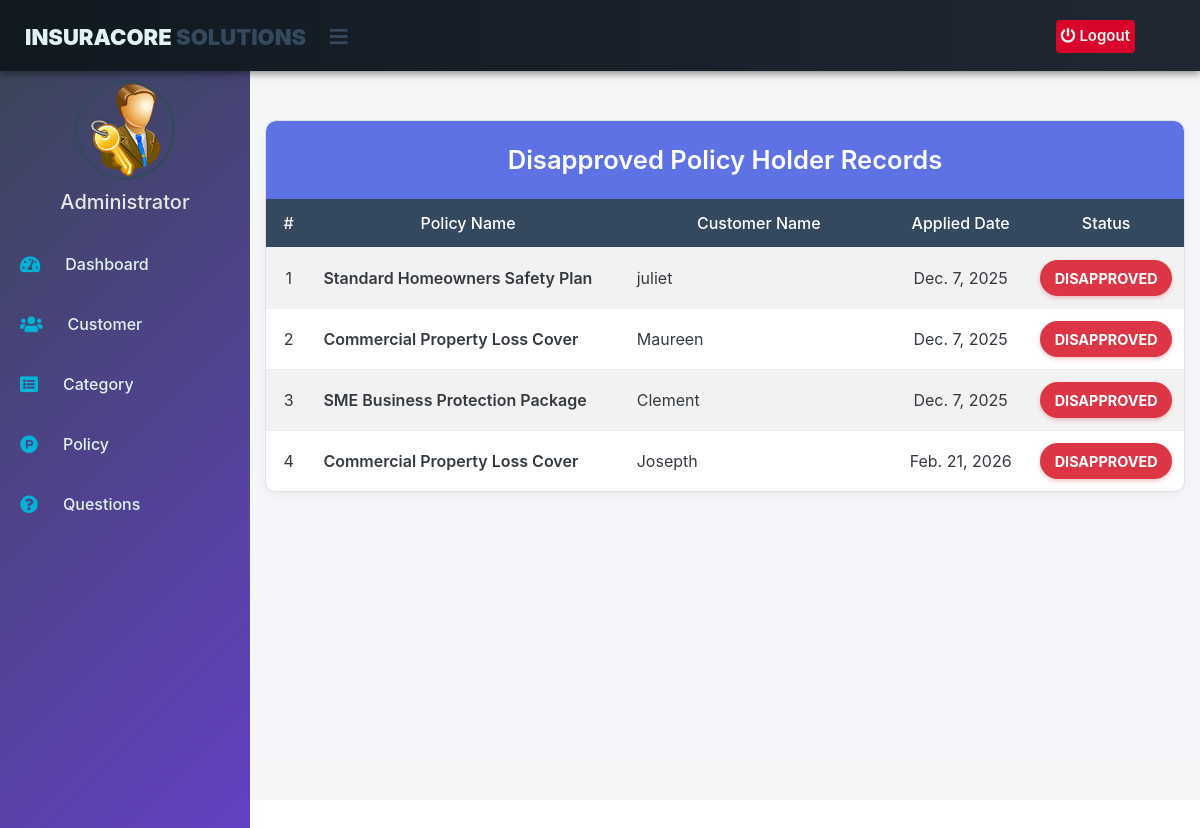
Page /admin-view-disapproved-policy-holder on the committed database.
### insurance/models.py (models this page shows, shortened)
class PolicyRecord(models.Model):
    customer = models.ForeignKey(Customer, on_delete=models.CASCADE)
    Policy = models.ForeignKey(Policy, on_delete=models.CASCADE)
    status = models.CharField(max_length=100, default='Pending')
    creation_date = models.DateField(auto_now=True)

class Policy(models.Model):
    category= models.ForeignKey('Category', on_delete=models.CASCADE)
    policy_name=models.CharField(max_length=200)
    sum_assurance=models.PositiveIntegerField()
    premium=models.PositiveIntegerField()
    tenure=models.PositiveIntegerField()
    creation_date =models.DateField(auto_now=True)
    def __str__(self):
        return self.policy_name

### customer/models.py (models this page shows, shortened)
class Customer(models.Model):
    user=models.OneToOneField(User,on_delete=models.CASCADE)
    profile_pic= models.ImageField(upload_to='profile_pic/Customer/',null=True,blank=True)
    address = models.CharField(max_length=40)
    mobile = models.CharField(max_length=20,null=False)
    def __str__(self):
        return self.user.first_name

### insurance/views.py (the view)
# urls.py: path('admin-view-disapproved-policy-holder', views.admin_view_disapproved_policy_holder_view,name='admin-view-disapproved-policy-holder'),
def admin_view_disapproved_policy_holder_view(request):
    policyrecords = models.PolicyRecord.objects.all().filter(status='Disapproved')
    return render(request,'insurance/admin_view_disapproved_policy_holder.html',{'policyrecords':policyrecords})

### templates/insurance/admin_view_disapproved_policy_holder.html (shortened to what this page needs)
{% extends 'insurance/adminbase.html' %}
{% block content %}
{%load static%}
<head>
  <link href="https://maxcdn.bootstrapcdn.com/bootstrap/4.4.1/css/bootstrap.min.css" rel="stylesheet">
  <link href="https://cdnjs.cloudflare.com/ajax/libs/font-awesome/5.15.4/css/all.min.css" rel="stylesheet">
</head>
<div class="container container-fluid-custom">
  <div class="view-card">
    <div class="card-header-custom text-center">
      Disapproved Policy Holder Records
    </div>
    <div class="table-responsive">
      <table class="table table-hover table-striped" id="dev-table">
        <thead>
          <tr>
            <th style="width: 5%;">#</th>
            <th style="width: 35%;">Policy Name</th>
            <th style="width: 30%;">Customer Name</th>
            <th style="width: 15%;">Applied Date</th>
            <th style="width: 15%;">Status</th>
          </tr>
        </thead>
        <tbody>
          {% for t in policyrecords %}
          <tr>
            <td class="text-center"> {{ forloop.counter }}</td>
            <td class="text-left-data policy-detail"> {{t.Policy}}</td>
            <td class="text-left-data customer-detail"> {{t.customer}}</td>
            <td class="text-center"> {{t.creation_date}}</td>
            <td class="text-center">
                <span class="status-badge">{{t.status}}</span>
            </td>
          </tr>
          {% endfor %}
        </tbody>
      </table>
    </div>
  </div>
</div>
<br><br><br><br><br><br>
{% endblock content %}

### templates/insurance/adminbase.html (style rules this page uses)
:root { --color-primary-blue: #0077b6; --color-primary-dark: #023e8a; --color-sidebar-bg: #1f2833; --color-header-bg: #101820; --color-text-light: #e0f2f1; --color-logout-red: #d90429; --color-logout-hover: #ef233c; --color-active-link: #00b4d8; }
body { margin: 0; padding: 0; font-family: "Gill Sans", sans-serif; }

### templates/insurance/admin_view_disapproved_policy_holder.html (style rules this page uses)
:root { --color-primary-blue: #34495e; --color-secondary-slate: #5e72e4; --color-status-red: #dc3545; --color-background-light: #f4f6f9; --color-card-shadow: rgba(0, 0, 0, 0.08); --color-text-dark: #343a40; }
.container-fluid-custom { padding: 40px 20px; background-color: var(--color-background-light); min-height: 80vh; }
.container { max-width: 1400px; padding: 0 15px; }
.view-card { background: #ffffff; border: 1px solid #e0e0e0; border-radius: 10px; box-shadow: 0 5px 15px -5px var(--color-card-shadow); overflow: hidden; }
.card-header-custom { background-color: var(--color-secondary-slate); color: #ffffff; padding: 20px 30px; font-weight: 600; font-size: 1.6rem; text-align: left; border-radius: 10px 10px 0 0; position: relative; }
.table { margin-bottom: 0; border-collapse: separate; border-spacing: 0; }
.table thead th { background-color: var(--color-primary-blue); color: #fff; font-weight: 500; vertical-align: middle; padding: 12px; text-align: center; border: none; }
.table tbody td { vertical-align: middle; padding: 12px; text-align: center; border-top: 1px solid #f0f0f0; color: var(--color-text-dark); }
.table-responsive { overflow-x: auto; }
.status-badge { padding: .5em 1em; font-weight: 700; border-radius: 20px; font-size: 90%; color: white; min-width: 120px; display: inline-block; text-transform: uppercase; background-color: var(--color-status-red); box-shadow: 0 2px 4px rgba(220, 53, 69, 0.3); }
.policy-detail { font-weight: 600; color: var(--color-primary-blue); }
.customer-detail { color: #495057; }
.text-left-data { text-align: left !important; }

### rows in the picture
PolicyRecord: Policy "Standard Homeowners Safety Plan", customer "juliet", creation_date "Dec. 7, 2025", status "DISAPPROVED"
PolicyRecord: Policy "Commercial Property Loss Cover", customer "Maureen", creation_date "Dec. 7, 2025", status "DISAPPROVED"
PolicyRecord: Policy "SME Business Protection Package", customer "Clement", creation_date "Dec. 7, 2025", status "DISAPPROVED"
PolicyRecord: Policy "Commercial Property Loss Cover", customer "Josepth", creation_date "Feb. 21, 2026", status "DISAPPROVED"
